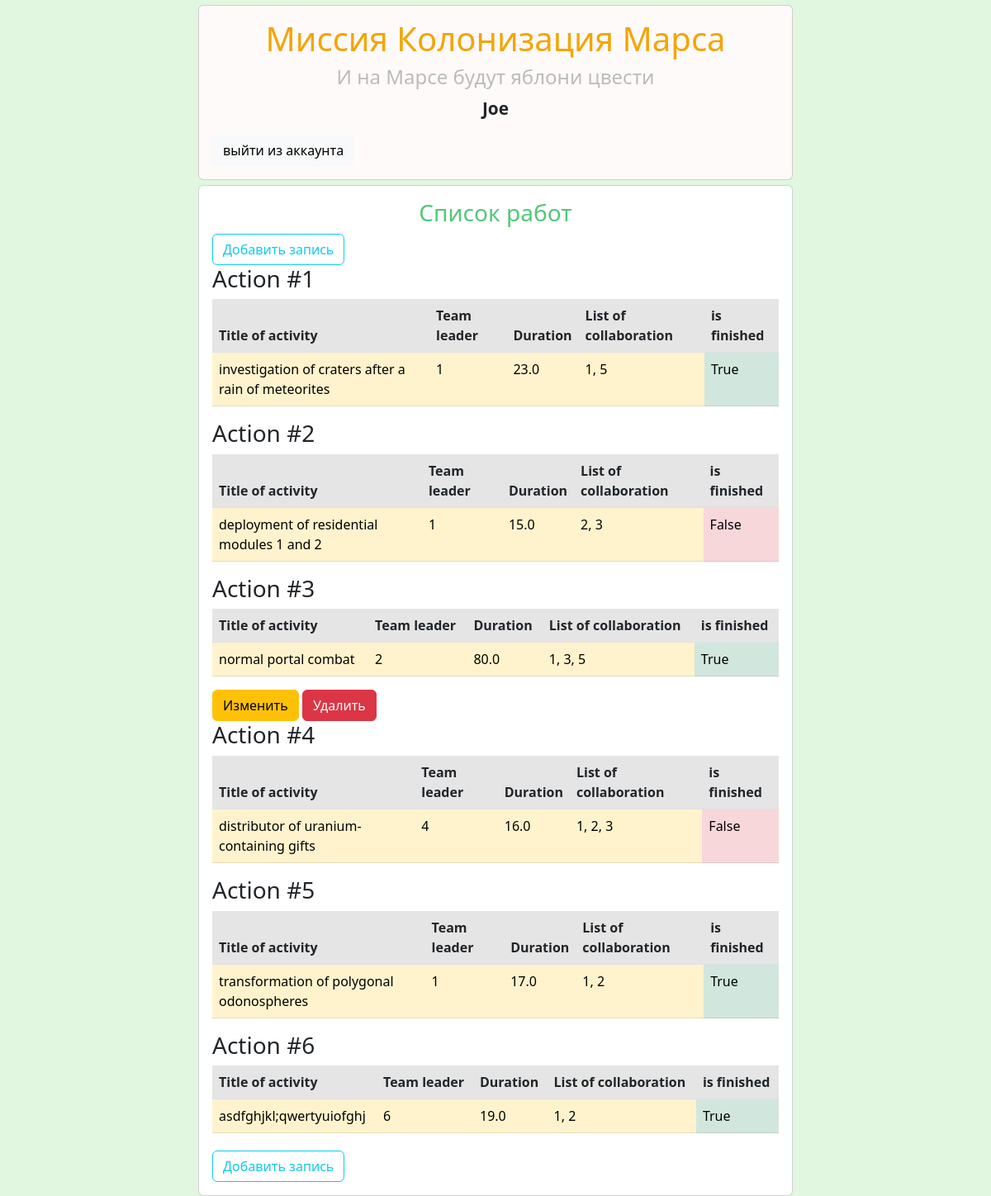
/main (signed in), run on the app's committed database.
### data/users.py (models this page shows, shortened)
class User(SqlAlchemyBase, UserMixin):
    __tablename__ = 'users'
    id = sqlalchemy.Column(sqlalchemy.Integer,
                           primary_key=True, autoincrement=True)
    surname = sqlalchemy.Column(sqlalchemy.String, nullable=True)
    name = sqlalchemy.Column(sqlalchemy.String, nullable=True)
    age = sqlalchemy.Column(sqlalchemy.Integer, nullable=True)
    position = sqlalchemy.Column(sqlalchemy.String, nullable=True)
    speciality = sqlalchemy.Column(sqlalchemy.String, nullable=True)
    address = sqlalchemy.Column(sqlalchemy.String, nullable=True)
    email = sqlalchemy.Column(sqlalchemy.String,
                              index=True, unique=True, nullable=True)
    hashed_password = sqlalchemy.Column(sqlalchemy.String, nullable=True)
    modified_date = sqlalchemy.Column(sqlalchemy.DateTime,
                                      default=datetime.datetime.now)

### data/jobs.py (models this page shows, shortened)
class Jobs(SqlAlchemyBase):
    __tablename__ = 'jobs'
    id = sqlalchemy.Column(sqlalchemy.Integer, autoincrement=True, primary_key=True)
    team_leader = sqlalchemy.Column(sqlalchemy.Integer, sqlalchemy.ForeignKey('users.id'))
    job = sqlalchemy.Column(sqlalchemy.String, nullable=True)
    work_size = sqlalchemy.Column(sqlalchemy.Float, nullable=True)
    collaborators = sqlalchemy.Column(sqlalchemy.String, nullable=True)
    start_date = sqlalchemy.Column(sqlalchemy.DateTime, default=datetime.datetime.now())
    end_date = sqlalchemy.Column(sqlalchemy.DateTime, default=datetime.datetime.now())
    is_finished = sqlalchemy.Column(sqlalchemy.Boolean, default=True)
    user = orm.relationship('User')

### hi.py (the view)
@app.route('/', methods=['GET', 'POST'])
@app.route('/main', methods=['GET', 'POST'])
def main():
    form = MainForm()
    sess = db_session.create_session()
    data = []
    print(sess.query(Jobs).filter())
    for x in sess.query(Jobs).all():
        data.append([x.id, x.job, x.team_leader, x.work_size, x.collaborators, x.is_finished])
    if flask_login.current_user.is_authenticated:
        n = flask_login.current_user.id
    else:
        n = 0
    return render_template('main_page.html', form=form, data=data, lengh=len(data), u_id=n)

### data/db_session.py (called while the page is built)
def create_session() -> Session:
    global __factory
    return __factory()

### hi.py (called while the page is built)
@login.user_loader
def load_user(user_id):
    db_sess = db_session.create_session()
    return db_sess.query(User).get(user_id)

### templates/main_page.html
{% extends 'index.html' %}
{% block content %}
  <h3 style="
             text-align:center;
             color:#50c878;
             ">Список работ</h3>
  {% if current_user.is_authenticated %}
      <a class="btn btn-block btn-outline-info" type="button"
         href="/add">Добавить запись</a>
  {% endif %}
  {% for i in range(1, lengh) %}
  <h3 style="text-align:left;">Action #{{ loop.index }}</h3>
  <table class="table">
    <thead>
    <tr class="table-active">
      <th>Title of activity</th>
      <th>Team leader</th>
      <th>Duration</th>
      <th>List of collaboration</th>
      <th>is finished</th>
    </tr>
    </thead>
    <tbody>
    <tr class="table-warning">
      <td>{{ data[loop.index][1] }}</td>
      <td>{{ data[loop.index][2] }}</td>
      <td>{{ data[loop.index][3] }}</td>
      <td>{{ data[loop.index][4] }}</td>
      {% if data[loop.index][5] == 1 %}
            <td class="table-success">{{ data[loop.index][5] }}</td>
      {% else %}
            <td class="table-danger">{{ data[loop.index][5] }}</td>
      {% endif %}
    </tr>
    </tbody>
  </table>
  {% if u_id == data[loop.index][2] %}
          <div>
            <a class="btn btn-warning" href="/rewrite/{{ data[loop.index][0] }}">Изменить</a>
            <a class="btn btn-danger" href="/delete/{{ data[loop.index][0] }}">Удалить</a>
          </div>
  {% endif %}
  {% endfor %}
  {% if current_user.is_authenticated %}
      <a class="btn btn-block btn-outline-info" type="button"
         href="/add"
         style="margin-top:0.7%;">Добавить запись</a>
  {% endif %}
{% endblock %}

### templates/index.html (shortened to what this page needs)
<!DOCTYPE html>
<html lang="en">
<head>
    <link href="https://cdn.jsdelivr.net/npm/bootstrap@5.3.0-alpha1/dist/css/bootstrap.min.css" rel="stylesheet"
>
    </head>
    <body style="background-color: #e2f7df">
        <div class="card card-body cool">
            <a href="/" class="a">
                <h1 style="text-align:center;">Миссия Колонизация Марса</h1>
            </a>
            <h4 style="color:#bbbbbb;text-align:center;">И на Марсе будут яблони цвести</h4>
            <div>
                {% if current_user.is_authenticated %}
                    <p style="text-align:center;font-weight:900;font-size:130%;">{{ current_user.name }}</p>
                    <a href="/logout" class="btn btn-light">выйти из аккаунта</a>
                {% else %}
                            <a class="bn1" href="/entry">Войти</a>
                            <a class="bn2" href="/login">Зарегистрироваться</a>
                {% endif %}
            </div>
        </div>
        <div class="card" style="position:relative;">
            <div class="card-body">
                {% block content %}{% endblock %}
            </div>
        </div>
    </body>
</html>

### templates/index.html (style rules this page uses)
.a { text-decoration: none; color: #f3a505; text-align: center; }
h1 { color: #f3a505; text-align: left; }
div.cool { position: sticky; top: 0px; left: 0px; z-index: 1; background-color: #fffafa; }
.card { width: 60%; margin-right: auto; margin-left: auto; margin-top: 0.5%; }

### data on the page
User: name "Joe"
Jobs: job "investigation of craters after a rain of meteorites", work_size "23.0", collaborators "1, 5"
Jobs: job "deployment of residential modules 1 and 2", job "1", work_size "15.0", collaborators "2, 3"
Jobs: job "normal portal combat", work_size "80.0", collaborators "1, 3, 5"
Jobs: job "distributor of uranium-containing gifts", work_size "16.0", collaborators "1, 2, 3"
Jobs: job "transformation of polygonal odonospheres", work_size "17.0", collaborators "1, 2"
Jobs: job "asdfghjkl;qwertyuiofghj", work_size "19.0", collaborators "1, 2"

### other printed values
{{ data[loop.index][2] }} "1" "2" "4" "1" "6"
{{ data[loop.index][5] }} "True" "True" "True" "True"
{{ data[loop.index][5] }} "False" "False"
